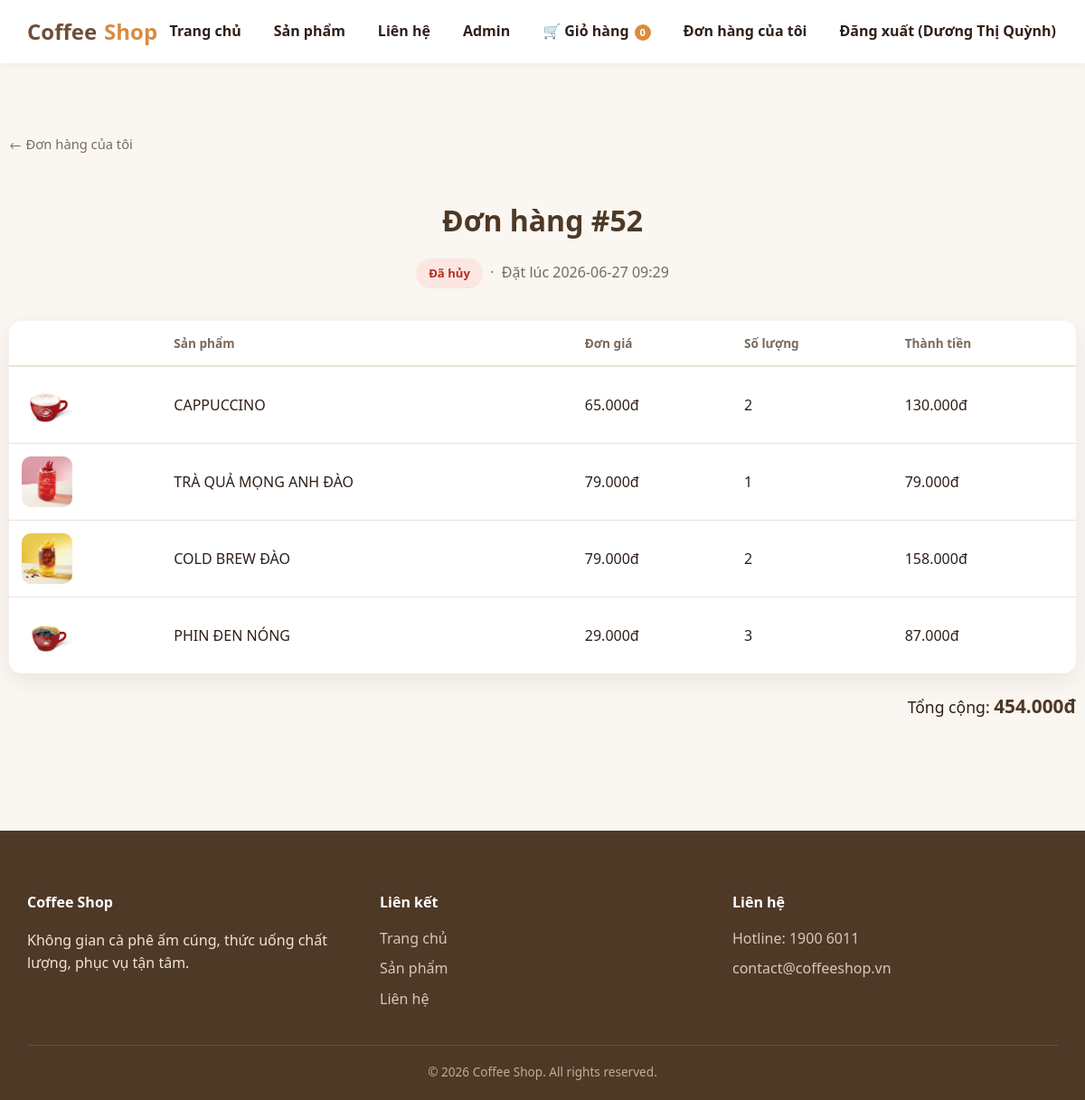
Screenshot of /orders/52 (signed in) with the database file from the repository.
### tables this page shows
CREATE TABLE user (
    id INTEGER PRIMARY KEY AUTOINCREMENT,
    name TEXT NOT NULL,
    email TEXT NOT NULL UNIQUE,
    phone TEXT,
    created_at TEXT NOT NULL,
    is_admin INTEGER NOT NULL DEFAULT 0
, username TEXT, password_hash TEXT);

CREATE TABLE "order" (
            id INTEGER PRIMARY KEY AUTOINCREMENT,
            user_id INTEGER NOT NULL,
            status TEXT NOT NULL DEFAULT 'pending'
                CHECK (status IN ('pending', 'confirmed', 'completed', 'cancelled')),
            total_amount INTEGER NOT NULL DEFAULT 0,
            note TEXT,
            created_at TEXT NOT NULL,
            FOREIGN KEY (user_id) REFERENCES user (id)
        );

CREATE TABLE order_item (
    id INTEGER PRIMARY KEY AUTOINCREMENT,
    order_id INTEGER NOT NULL,
    product_id INTEGER NOT NULL,
    quantity INTEGER NOT NULL,
    price INTEGER NOT NULL,
    FOREIGN KEY (order_id) REFERENCES "order" (id),
    FOREIGN KEY (product_id) REFERENCES product (id)
);

CREATE TABLE product (
    id INTEGER PRIMARY KEY,
    name TEXT NOT NULL,
    price INTEGER NOT NULL,
    image TEXT,
    description TEXT,
    published_date TEXT,
    category_id INTEGER NOT NULL,
    FOREIGN KEY (category_id) REFERENCES category (id)
);

### app.py (the view)
@app.route("/orders/<int:order_id>")
@login_required
def order_detail_page(order_id):
    db = get_db()
    order = db.execute(
        'SELECT * FROM "order" WHERE id = ? AND user_id = ?', (order_id, g.customer["id"])
    ).fetchone()
    if order is None:
        flash("Không tìm thấy đơn hàng.", "error")
        return redirect(url_for("my_orders"))
    items = db.execute(
        """SELECT oi.*, p.name AS product_name, p.image AS product_image
           FROM order_item oi JOIN product p ON p.id = oi.product_id
           WHERE oi.order_id = ? ORDER BY oi.id""",
        (order_id,),
    ).fetchall()
    return render_template(
        "order_detail.html", order=order, items=items, status_labels=STATUS_LABELS
    )

### app.py (called while the page is built)
@app.template_filter("currency")
def currency_filter(value):
    try:
        return f"{int(value):,}".replace(",", ".") + "đ"
    except (TypeError, ValueError):
        return value

@app.before_request
def load_current_customer():
    g.customer = None
    customer_id = session.get("customer_id")
    if customer_id:
        g.customer = get_db().execute(
            "SELECT * FROM user WHERE id = ?", (customer_id,)
        ).fetchone()

def login_required(view):
    @functools.wraps(view)
    def wrapped(*args, **kwargs):
        if g.customer is None:
            return redirect(url_for("login", next=request.path))
        return view(*args, **kwargs)
    return wrapped

### database.py (called while the page is built)
def get_db():
    if "db" not in g:
        g.db = sqlite3.connect(DB_PATH)
        g.db.row_factory = sqlite3.Row
        g.db.execute("PRAGMA foreign_keys = ON")
    return g.db

### templates/order_detail.html (shortened to what this page needs)
{% extends "base.html" %}
{% block content %}
  <main class="container section">
    <a href="{{ url_for('my_orders') }}" class="auth-switch" style="display:inline-block;margin-bottom:20px;">&larr; Đơn hàng của tôi</a>
    <h2 class="section-title">Đơn hàng #{{ order.id }}</h2>
    <p class="section-subtitle">
      <span class="status-badge status-{{ order.status }}">{{ status_labels[order.status] }}</span>
      &nbsp;·&nbsp; Đặt lúc {{ order.created_at[:16].replace('T', ' ') }}
    </p>
    <div class="cart-table-wrap">
      <table class="cart-table">
        <thead>
          <tr><th></th><th>Sản phẩm</th><th>Đơn giá</th><th>Số lượng</th><th>Thành tiền</th></tr>
        </thead>
        <tbody>
          {% for item in items %}
          <tr>
            <td>
              {% if item.product_image %}
              <img class="cart-thumb" src="{{ url_for('static', filename=item.product_image) }}" alt="{{ item.product_name }}">
              {% endif %}
            </td>
            <td>{{ item.product_name }}</td>
            <td>{{ item.price|currency }}</td>
            <td>{{ item.quantity }}</td>
            <td>{{ (item.price * item.quantity)|currency }}</td>
          </tr>
          {% endfor %}
        </tbody>
      </table>
    </div>
    <div class="cart-summary">
      <div class="cart-subtotal">Tổng cộng: <strong>{{ order.total_amount|currency }}</strong></div>
    </div>
  </main>
{% endblock %}

### templates/base.html (shortened to what this page needs)
<!DOCTYPE html>
<html lang="vi">
<head>
  <link rel="stylesheet" href="{{ url_for('static', filename='css/style.css') }}">
</head>
<body>
  <header class="site-header">
    <nav class="navbar">
      <a href="{{ url_for('home') }}" class="logo">Coffee<span>Shop</span></a>
      <ul class="nav-links">
        <li><a href="{{ url_for('home') }}" class="{{ 'active' if active_page == 'home' else '' }}">Trang chủ</a></li>
        <li><a href="{{ url_for('products_page') }}" class="{{ 'active' if active_page == 'products' else '' }}">Sản phẩm</a></li>
        <li><a href="{{ url_for('contact_page') }}" class="{{ 'active' if active_page == 'contact' else '' }}">Liên hệ</a></li>
        <li><a href="{{ url_for('admin.dashboard') }}">Admin</a></li>
        <li><a href="{{ url_for('cart_page') }}" class="{{ 'active' if active_page == 'cart' else '' }}">🛒 Giỏ hàng <span class="cart-count" id="nav-cart-count">0</span></a></li>
        {% if g.customer %}
        <li><a href="{{ url_for('my_orders') }}" class="{{ 'active' if active_page == 'orders' else '' }}">Đơn hàng của tôi</a></li>
        <li><a href="{{ url_for('logout') }}">Đăng xuất ({{ g.customer.name }})</a></li>
        {% else %}
        <li><a href="{{ url_for('login') }}" class="{{ 'active' if active_page == 'login' else '' }}">Đăng nhập</a></li>
        {% endif %}
      </ul>
    </nav>
  </header>
  {% block content %}{% endblock %}
  <footer class="site-footer">
    <div class="container">
      <div class="footer-grid">
        <div>
          <h4>Coffee Shop</h4>
          <p>Không gian cà phê ấm cúng, thức uống chất lượng, phục vụ tận tâm.</p>
        </div>
        <div>
          <h4>Liên kết</h4>
          <a href="{{ url_for('home') }}">Trang chủ</a>
          <a href="{{ url_for('products_page') }}">Sản phẩm</a>
          <a href="{{ url_for('contact_page') }}">Liên hệ</a>
        </div>
        <div>
          <h4>Liên hệ</h4>
          <a href="tel:19006011">Hotline: 1900 6011</a>
          <a href="mailto:contact@coffeeshop.vn">contact@coffeeshop.vn</a>
        </div>
      </div>
      <div class="footer-bottom">© 2026 Coffee Shop. All rights reserved.</div>
    </div>
  </footer>
</body>
</html>

### static/css/style.css (style rules this page uses)
:root { --color-bg: #faf6f1; --color-surface: #ffffff; --color-primary: #6f4e37; --color-primary-dark: #4e3826; --color-accent: #d98c3f; --color-text: #2e2018; --color-text-muted: #7a6a5c; --color-border: #ece2d6; --radius: 14px; --shadow: 0 8px 24px rgba(60, 40, 20, 0.08); --shadow-hover: 0 14px 32px rgba(60, 40, 20, 0.14); --transition: 0.25s ease; --max-width: 1180px; }
* { box-sizing: border-box; }
html { scroll-behavior: smooth; }
body { margin: 0; font-family: "Segoe UI", "Helvetica Neue", Arial, sans-serif; background: var(--color-bg); color: var(--color-text); line-height: 1.6; }
img { max-width: 100%; display: block; }
a { text-decoration: none; color: inherit; }
ul { list-style: none; margin: 0; padding: 0; }
.container { max-width: var(--max-width); margin: 0 auto; padding: 0 20px; }
.section { padding: 60px 0; }
.section-title { text-align: center; font-size: 2rem; color: var(--color-primary-dark); margin-bottom: 8px; }
.section-subtitle { text-align: center; color: var(--color-text-muted); margin-bottom: 36px; }
.site-header { position: sticky; top: 0; z-index: 1000; background: var(--color-surface); box-shadow: 0 2px 10px rgba(0, 0, 0, 0.05); }
.navbar { display: flex; align-items: center; justify-content: space-between; padding: 16px 20px; max-width: var(--max-width); margin: 0 auto; }
.logo { font-size: 1.5rem; font-weight: 800; color: var(--color-primary); display: flex; align-items: center; gap: 8px; }
.logo span { color: var(--color-accent); }
.nav-links { display: flex; gap: 32px; }
.nav-links a { font-weight: 600; color: var(--color-text); padding: 6px 2px; border-bottom: 2px solid transparent; transition: color var(--transition), border-color var(--transition); }
.site-footer { background: var(--color-primary-dark); color: #f0e4d8; padding: 46px 0 20px; margin-top: 60px; }
.footer-grid { display: grid; grid-template-columns: repeat(auto-fit, minmax(200px, 1fr)); gap: 30px; margin-bottom: 30px; }
.footer-grid h4 { color: #fff; margin-bottom: 14px; }
.footer-grid a { display: block; color: #d9c7b8; margin-bottom: 8px; transition: color var(--transition); }
.footer-bottom { text-align: center; font-size: 0.85rem; color: #c4ac97; border-top: 1px solid rgba(255, 255, 255, 0.12); padding-top: 18px; }
.cart-count { display: inline-flex; align-items: center; justify-content: center; min-width: 18px; height: 18px; padding: 0 5px; border-radius: 999px; background: var(--color-accent); color: #fff; font-size: 0.7rem; font-weight: 700; vertical-align: middle; margin-left: 2px; }
.cart-table-wrap { overflow-x: auto; background: var(--color-surface); border-radius: var(--radius); box-shadow: var(--shadow); }
.cart-table { width: 100%; border-collapse: collapse; }
.cart-table th { text-align: left; color: var(--color-text-muted); font-weight: 700; padding: 14px; border-bottom: 2px solid var(--color-border); font-size: 0.85rem; }
.cart-table td { padding: 14px; border-bottom: 1px solid var(--color-border); vertical-align: middle; }
.cart-table tr:last-child td { border-bottom: none; }
.cart-thumb { width: 56px; height: 56px; border-radius: 10px; object-fit: cover; }
.cart-summary { display: flex; align-items: center; justify-content: flex-end; gap: 20px; margin-top: 20px; }
.cart-subtotal { font-size: 1.1rem; color: var(--color-text); }
.cart-subtotal strong { color: var(--color-primary-dark); font-size: 1.3rem; }
.status-badge { display: inline-block; padding: 6px 14px; border-radius: 999px; font-size: 0.82rem; font-weight: 700; }
.status-cancelled { background: #fbe6e2; color: #b3301c; }
.auth-switch { text-align: center; margin-top: 18px; color: var(--color-text-muted); font-size: 0.92rem; }

### rows the page displays
user: customer.name "Dương Thị Quỳnh"
order: id "52", status "Đã hủy", created_at "2026-06-27 09:29", total_amount "454.000đ"
order_item: image (picture), product_name "CAPPUCCINO", price "65.000đ", quantity "2", (item.price*item.quantity)|currency "130.000đ"
order_item: image (picture), product_name "TRÀ QUẢ MỌNG ANH ĐÀO", price "79.000đ", quantity "1", (item.price*item.quantity)|currency "79.000đ"
order_item: image (picture), product_name "COLD BREW ĐÀO", price "79.000đ", quantity "2", (item.price*item.quantity)|currency "158.000đ"
order_item: image (picture), product_name "PHIN ĐEN NÓNG", price "29.000đ", quantity "3", (item.price*item.quantity)|currency "87.000đ"
